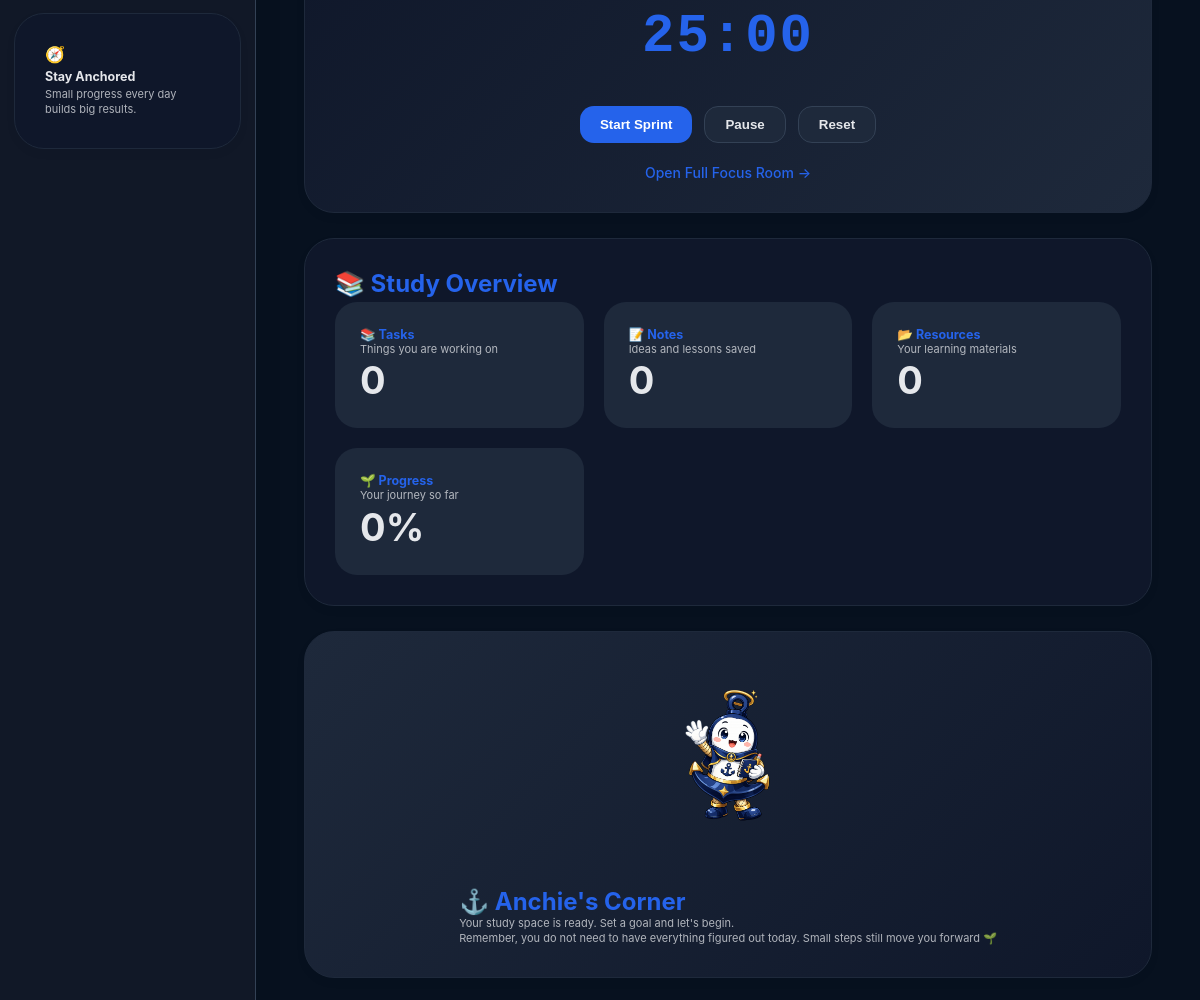
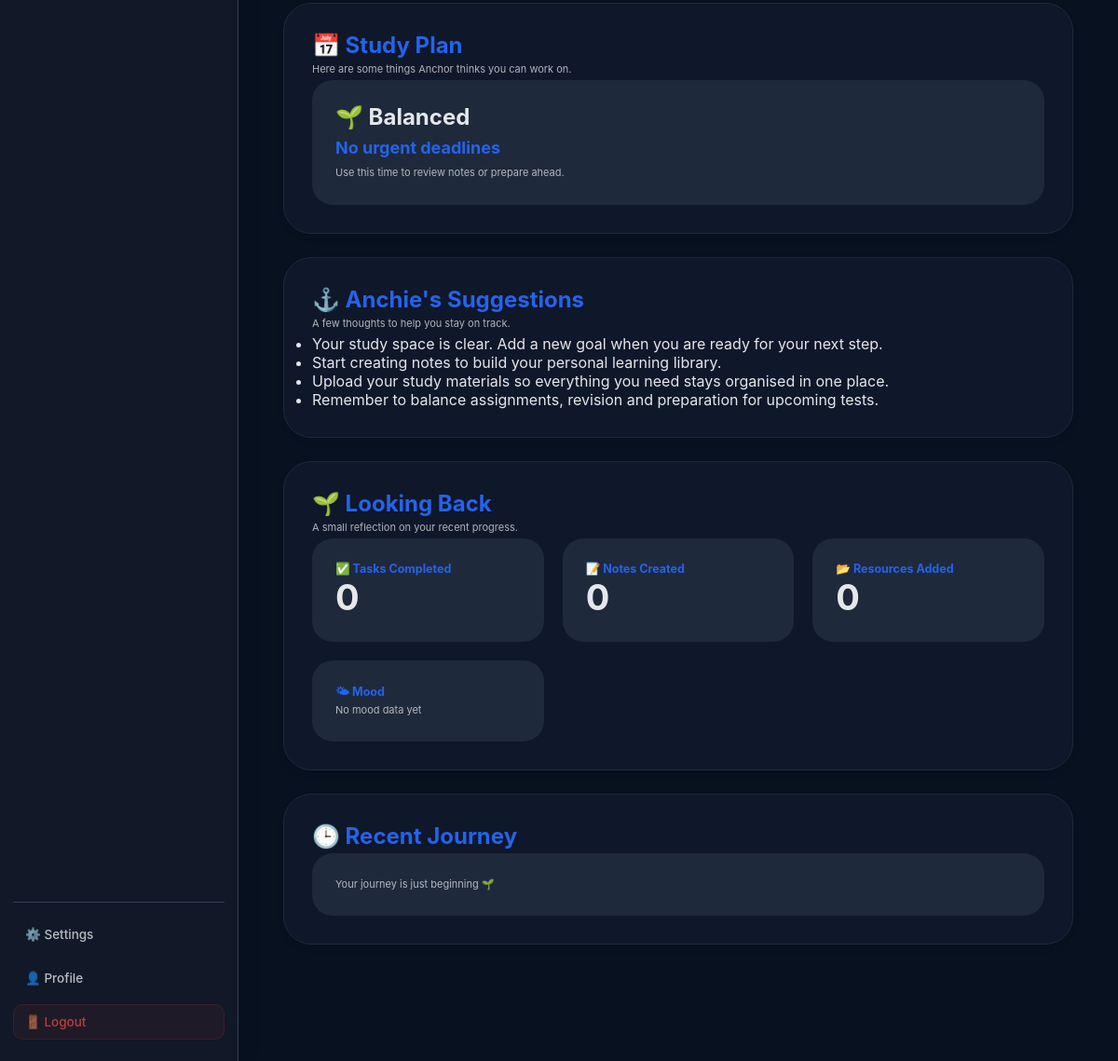
The page /dashboard (signed in, lower part) on the database as committed earlier (2 pictures, top to bottom).
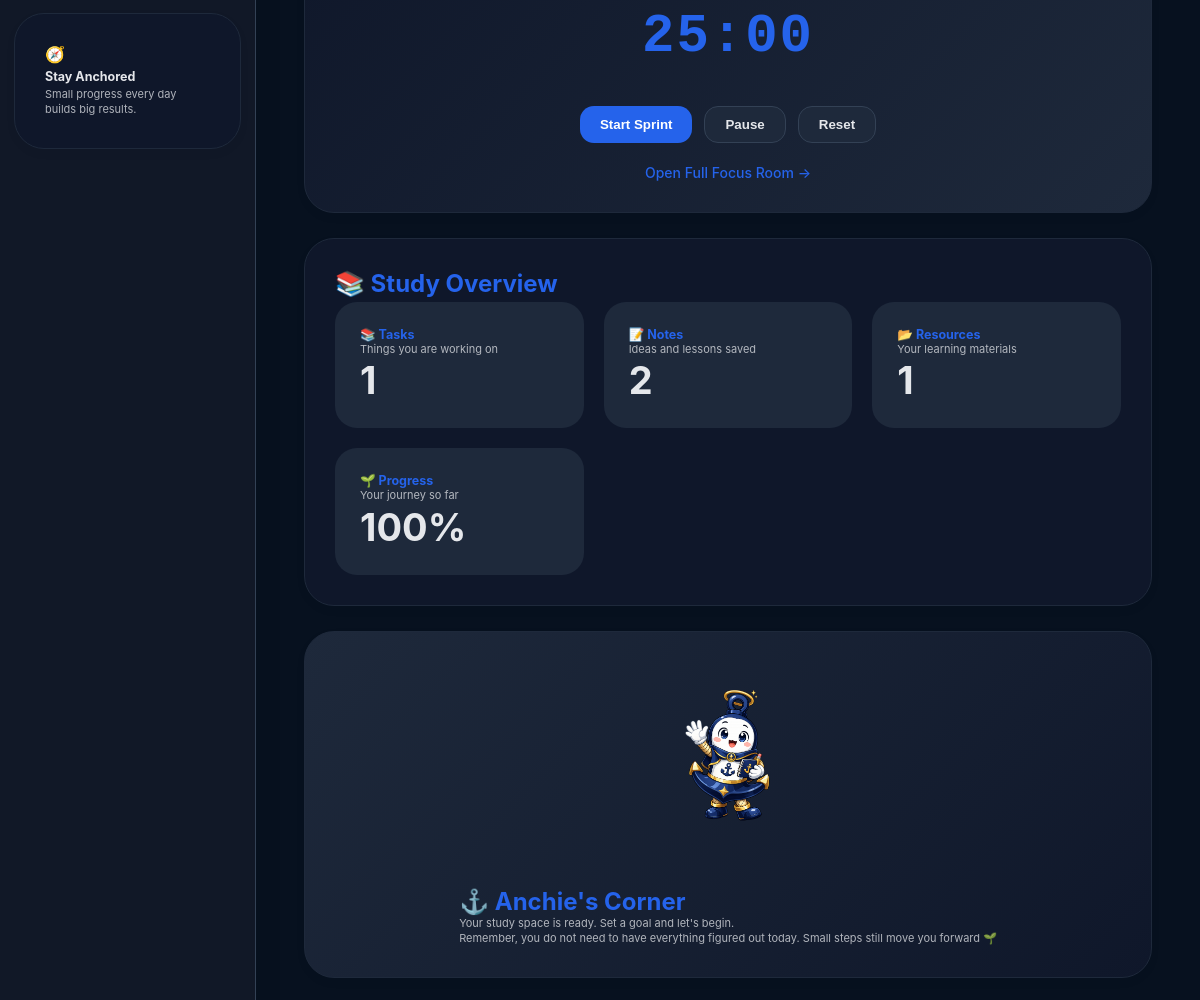
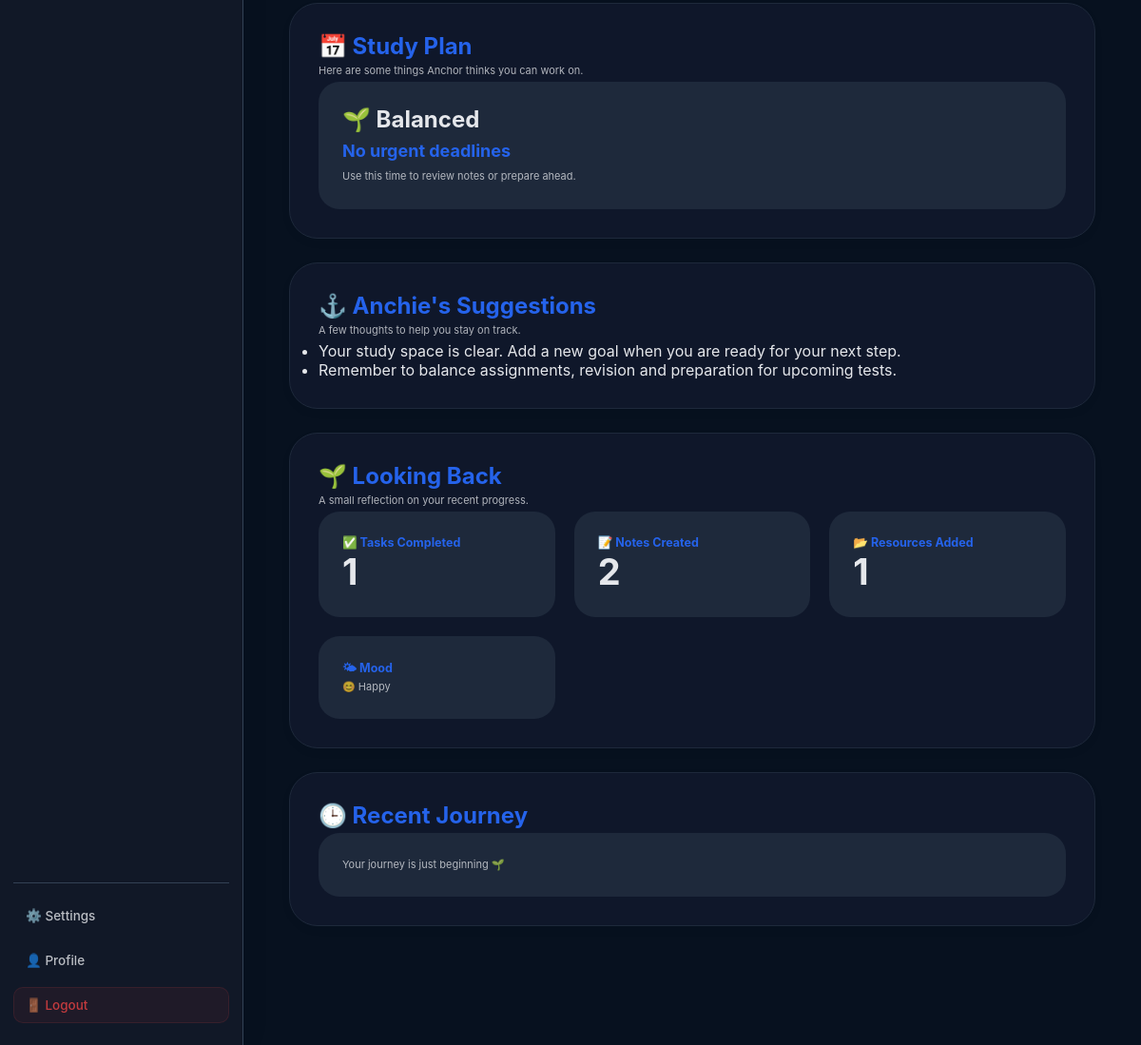
The same page on the database as committed later (2 pictures, top to bottom).
### tables this page shows
CREATE TABLE moods(

        id INTEGER PRIMARY KEY AUTOINCREMENT,

        username TEXT,

        mood TEXT,

        created_at TIMESTAMP DEFAULT CURRENT_TIMESTAMP

    );

### ai_student_assistant/routes/dashboard.py (the view, shortened to what this page needs)
@dashboard.route("/dashboard")
def dashboard_view():
    if "user" not in session:
        return redirect(
            url_for("auth.login")
        )
    username = session["user"]
    conn = get_db()
    user_data = conn.execute(
        """
        SELECT *
        FROM users
        WHERE username=?
        """,
        (username,)
    ).fetchone()
    if not user_data:
        conn.close()
        session.pop("user", None)
        return redirect(url_for("auth.login"))
    tasks = conn.execute(
        """
        SELECT *
        FROM tasks
        WHERE username=?

        ORDER BY due_date ASC

        """,
        (username,)
    ).fetchall()
    completed_tasks = conn.execute(
        """
        SELECT COUNT(*)
        FROM tasks
        WHERE username=?
        AND status='done'
        """,
        (username,)
    ).fetchone()[0]
    active_tasks = [
        task for task in tasks
        if task["status"] != "done"
    ]
    note_count = conn.execute(
        """
        SELECT COUNT(*)
        FROM notes
        WHERE username=?
        """,
        (username,)
    ).fetchone()[0]
    resource_count = conn.execute(
        """
        SELECT COUNT(*)
        FROM resources
        WHERE username=?
        """,
        (username,)
    ).fetchone()[0]
    moods = conn.execute(
        """
        SELECT *
        FROM moods

        WHERE username=?

        ORDER BY created_at DESC

        LIMIT 5

        """,
        (username,)
    ).fetchall()
    conn.close()
    score = 0
    if tasks:
        score += min(
            int((completed_tasks / len(tasks)) * 50),
            50
        )
    if note_count:
        score += 20
    if resource_count:
        score += 20
    if moods:
        score += 10
    full_name = user_data["full_name"] if "full_name" in user_data.keys() else username
    today_date = datetime.now().strftime("%m-%d")
    birth_date = user_data.get("dob") or user_data.get("birth_date") if hasattr(user_data, "get") else None
    is_birthday = False
    if is_birthday:
        greeting = f"Happy Birthday, {full_name}! 🎂🎉"
    else:
        hour = datetime.now().hour
        if hour < 12:
            greeting = (
                f"Good morning, {full_name}"
            )
        elif hour < 18:
            greeting = (
                f"Good afternoon, {full_name}"
            )
        else:
            greeting = (
                f"Good evening, {full_name}"
            )
    next_deadline = None
    if active_tasks:
        next_deadline = active_tasks[0]
    education_level = user_data["education_level"] if "education_level" in user_data.keys() else "General"
    suggestions = generate_study_insights(
        tasks,
        moods,
        note_count,
        resource_count,
        education_level
    )
    study_plan = generate_study_plan(tasks)
    weekly_review = generate_weekly_review(
        tasks,
        moods,
        note_count,
        resource_count
    )
    if is_birthday:
        anchie_message = (
            "Happy Birthday! 🎂 Wishing you a wonderful year filled with growth, "
            "success, and joy. Take some time to celebrate yourself today!"
        )
    elif len(active_tasks) >= 5:
        anchie_message = (
            "You have a busy schedule today. "
            "Choose one important step and begin there."
        )
    elif len(active_tasks) == 0:
        anchie_message = (
            "Your study space is ready. "
            "Set a goal and let's begin."
        )
    elif moods and moods[0]["mood"].lower() in ["tired","stressed"]:
        anchie_message = (
            "Remember to take care of yourself while working toward your goals."
        )
    else:
        anchie_message = (
            "You are building your academic journey one step at a time."
        )
    return render_template(
        "index.html",
        user=username,
        profile=user_data,
        profile_user=user_data,
        tasks=tasks,
        moods=moods,
        suggestions=suggestions,
        study_plan=study_plan,
        weekly_review=weekly_review,
        focus_score=score,
        greeting=greeting,
        note_count=note_count,
        resource_count=resource_count,
        anchie_message=anchie_message,
        next_deadline=next_deadline
    )

### ai_student_assistant/database.py (called while the page is built)
def get_db():
    conn = sqlite3.connect(DB_NAME)
    conn.row_factory = sqlite3.Row
    return conn

### ai_student_assistant/study_planner.py (called while the page is built, shortened)
def generate_study_plan(tasks):
    today = datetime.today().date()
    urgent = []
    upcoming = []
    completed = []
    for task in tasks:
        if task["status"] == "done":
            completed.append(task)
            continue
    plan = []
    if not plan:
        plan.append(
            {
                "priority":"🌱 Balanced",
                "title":"No urgent deadlines",
                "message":
                "Use this time to review notes or prepare ahead."
            }
        )
    return plan

### app.py (called while the page is built)
@app.context_processor
def inject_user_profile():
    conn = get_db()
    profile_user = conn.execute(
        "SELECT * FROM users LIMIT 1"
    ).fetchone()
    conn.close()
    return {
        "profile_user": profile_user
    }

### ai_student_assistant/templates/index.html (shortened to what this page needs)
{% extends "base.html" %}
{% block content %}
<div class="dashboard">
{% set active_tasks = tasks | selectattr("status","ne","done") | list %}
<section class="study-card timer-widget">
<div class="timer-display" id="dash-timer">25:00</div>
<div class="timer-controls">
    <button class="timer-btn" onclick="startDashTimer()">Start Sprint</button>
    <button class="timer-btn secondary" onclick="pauseDashTimer()">Pause</button>
    <button class="timer-btn secondary" onclick="resetDashTimer()">Reset</button>
</div>
<div style="margin-top: 15px;">
    <a href="/timer" style="color: var(--accent); text-decoration: none; font-size: 14px; font-weight: 500;">Open Full Focus Room →</a>
</div>
</section>
<section class="study-card">
<h2>
📚 Study Overview
</h2>
<div class="space-grid">
<div class="space-card">
<h3>
📚 Tasks
</h3>
<p>
Things you are working on
</p>
<div class="space-number">
{{ tasks|length }}
</div>
</div>
<div class="space-card">
<h3>
📝 Notes
</h3>
<p>
Ideas and lessons saved
</p>
<div class="space-number">
{{ note_count }}
</div>
</div>
<div class="space-card">
<h3>
📂 Resources
</h3>
<p>
Your learning materials
</p>
<div class="space-number">
{{ resource_count }}
</div>
</div>
<div class="space-card">
<h3>
🌱 Progress
</h3>
<p>
Your journey so far
</p>
<div class="space-number">
{{ focus_score }}%
</div>
</div>
</div>
</section>
<section class="study-card anchie-card">
<img
src="{{ url_for('static', filename='anchie.png') }}"
alt="Anchie"
>
<div>
<h2>
⚓ Anchie's Corner
</h2>
<p class="anchie-message">
{{ anchie_message }}
</p>
<p class="anchie-message">
Remember, you do not need to have everything figured out today.
Small steps still move you forward 🌱
</p>
</div>
</section>
<section class="study-card">
<h2>
📅 Study Plan
</h2>
<p>
Here are some things Anchor thinks you can work on.
</p>
{% for item in study_plan %}
<div class="focus-box">
<h3>
{{ item.priority }}
</h3>
<h4>
{{ item.title }}
</h4>
<p>
{{ item.message }}
</p>
</div>
{% else %}
<div class="focus-box">
<p>
Add tasks with deadlines and Anchor will help organise your study plan.
</p>
</div>
{% endfor %}
</section>
<section class="study-card">
<h2>
⚓ Anchie's Suggestions
</h2>
<p>
A few thoughts to help you stay on track.
</p>
<ul>
{% for item in suggestions %}
<li>
{{ item }}
</li>
{% endfor %}
</ul>
</section>
<section class="study-card">
<h2>
🌱 Looking Back
</h2>
<p>
A small reflection on your recent progress.
</p>
<div class="space-grid">
<div class="space-card">
<h3>
✅ Tasks Completed
</h3>
<div class="space-number">
{{ weekly_review.completed_tasks }}
</div>
</div>
<div class="space-card">
<h3>
📝 Notes Created
</h3>
<div class="space-number">
{{ weekly_review.notes }}
</div>
</div>
<div class="space-card">
<h3>
📂 Resources Added
</h3>
<div class="space-number">
{{ weekly_review.resources }}
</div>
</div>
<div class="space-card">
<h3>
🌤 Mood
</h3>
<p>
{{ weekly_review.mood }}
</p>
</div>
</div>
</section>
<section class="study-card">
<h2>
🕒 Recent Journey
</h2>
{% for activity in activities %}
<div class="focus-box">
<p>
{{ activity.icon }}
{{ activity.text }}
</p>
</div>
{% else %}
<div class="focus-box">
<p>
Your journey is just beginning 🌱
</p>
</div>
{% endfor %}
</section>
</div>
{% endblock %}

Rows that differ between the two databases and show on the page:
added moods: mood "😊 Happy"
Other text that changed with them:
{{ tasks|length }}: "0" → "1"
{{ note_count }}: "0" → "2"
{{ resource_count }}: "0" → "1"
{{ focus_score }}: "0" → "100"
{{ weekly_review.completed_tasks }}: "0" → "1"
{{ weekly_review.notes }}: "0" → "2"
{{ weekly_review.resources }}: "0" → "1"
{{ weekly_review.mood }}: "No mood data yet" → (not shown)
list line gone: "Start creating notes to build your personal learning library."
list line gone: "Upload your study materials so everything you need stays organised in one place."
